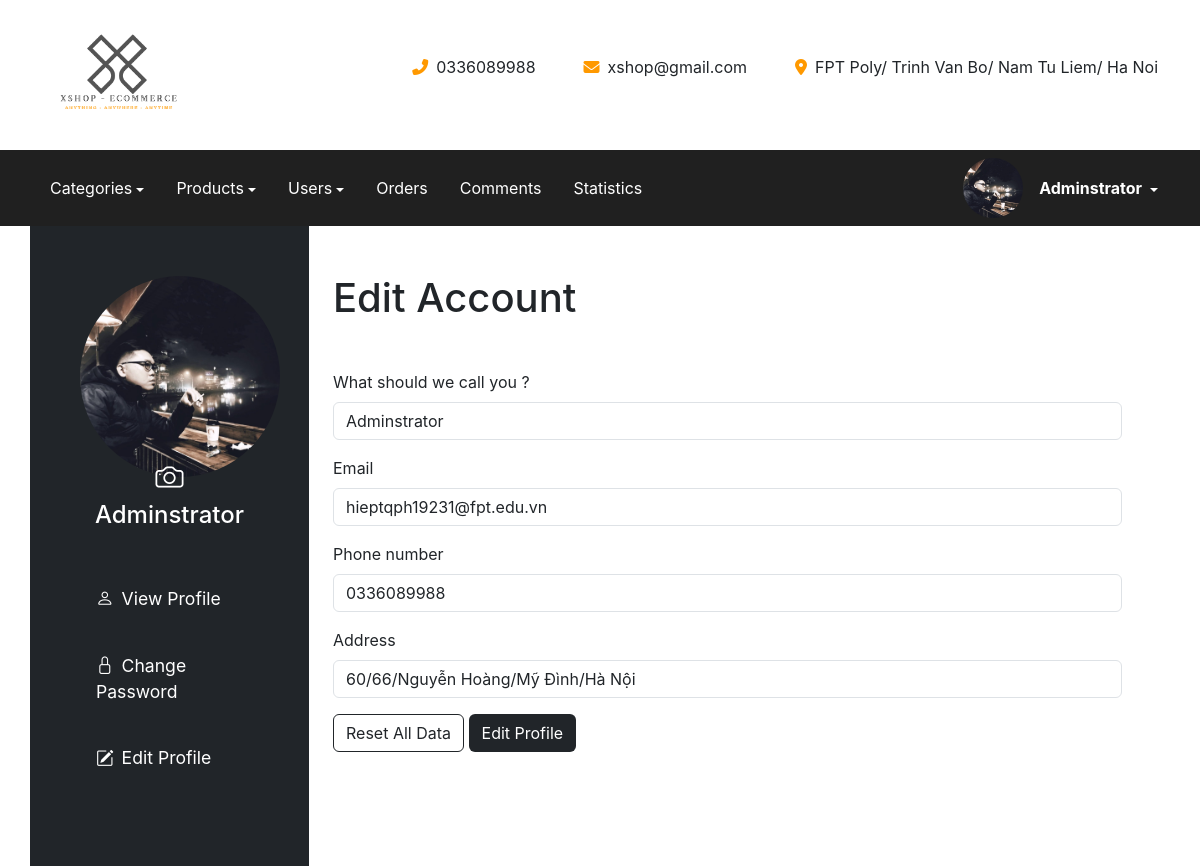
Page /admin/?page=admin-profile&act=edit-profile (signed in) on the committed database.
### tables this page shows
CREATE TABLE `users` (
  `user_id` varchar(20) NOT NULL,
  `user_password` varchar(20) NOT NULL,
  `user_name` varchar(20) NOT NULL,
  `email` varchar(100) NOT NULL,
  `address` text NOT NULL,
  `phone` varchar(10) NOT NULL,
  `avatar` varchar(999) NOT NULL DEFAULT 'default.jpg',
  `role_id` int(2) NOT NULL
);

### lib/execute_query.php (called while the page is built, shortened)
<?php
function get_db_connection()
{
    $connection = new mysqli("localhost", "root", "", "ecommerce");
    return $connection;
}
function select_single_record($sql)
{
    try {
        $connection = get_db_connection();
        $statement = $connection->prepare($sql);
        if ($statement->execute()) {
            $result = $statement->get_result();
            $data = $result->fetch_assoc();
            if (!is_null($data))  return $data;
        } else throw new Exception("SQL SELECT Syntax Error!");
    } catch (Exception $e) {
        echo "<span class='text-danger fw-bold'>Message: {$e->getMessage()}</span>";
    }
}

### admin/account-detail/edit-profile.php (the view, shortened to what this page needs)
<div class="container">
    <h1 class="mb-5">Edit Account</h1>
    <form action="" method="post">
        <div class="mb-3 ">
            <label for="username" class="form-label">What should we call you ?</label>
            <input type="text" name="username" id="username" class="form-control" value="<?php echo $userData['user_name'] ?>">
        </div>
        <div class="mb-3">
            <label for="email" class="form-label">Email</label>
            <input type="email" class="form-control" name="email" id="email" value=<?php echo $userData['email'] ?> aria-describedby="fileHelpId">
        </div>
        <div class="mb-3">
            <label for="phone" class="form-label">Phone number</label>
            <input type="text" min=0 class="form-control" name="phone" id="phone" aria-describedby="helpId" value=<?php echo $userData['phone'] ?>>
        </div>
        <div class="mb-3 ">
            <label for="address" class="form-label">Address</label>
            <input type="text" name="address" id="address" class="form-control" value="<?php echo $userData['address'] ?>">
        </div>
        <div class="mb-3">
            <button type="button" onclick="clearFormData()" class="btn bg-transparent text-dark border-dark">Reset All Data</button>
            <button type="submit" class="btn bg-dark text-white vertical-align-top" name="submit">Edit Profile</button>
        </div>
    </form>
</div>

### components/header-admin.php (shortened to what this page needs)
<div class="header-top">
    <div class="container d-flex justify-content-between align-items-center container-fluid">
        <a href="http://localhost:8080/ecommerce/admin/">
            <img src="../assets/img/Xshop-logo.png" alt="" class="logo img-fluid" style="max-width: 150px" />
        </a>
        <div class="header-contact">
            <ul class="d-flex justify-content-end gap-5">
                <li class="d-flex justify-content-center gap-2">
                    <span style="color: var(--secondary)"><i class="fas fa-phone-alt"></i></span>
                    <span>0336089988</span>
                </li>
                <li class="d-flex justify-content-center gap-2">
                    <span style="color: var(--secondary)"><i class="fas fa-envelope"></i></span>
                    <span>xshop@gmail.com</span>
                </li>
                <li class="d-flex justify-content-center gap-2">
                    <span style="color: var(--secondary)"><i class="fas fa-map-marker-alt"></i></span>
                    <span>FPT Poly/ Trinh Van Bo/ Nam Tu Liem/ Ha Noi</span>
                </li>
            </ul>
        </div>
    </div>
</div>
<div class="header-menu">
    <nav class="navbar navbar-expand-lg" style="background-color:var(--primary)">
        <div class="container">
            <div class="collapse navbar-collapse" id="navbarSupportedContent">
                <ul class="navbar-nav me-auto mb-2 mb-lg-0 d-flex justify-content-start gap-3">
                    <li class="nav-item dropdown">
                        <a class="nav-link dropdown-toggle" href="#" id="navbarDropdown" role="button" data-bs-toggle="dropdown" aria-expanded="false">Categories</a>
                    </li>
                    <li class="nav-item dropdown">
                        <a class="nav-link dropdown-toggle" href="#" id="navbarDropdown" role="button" data-bs-toggle="dropdown" aria-expanded="false">Products</a>
                    </li>
                    <li class="nav-item dropdown">
                        <a class="nav-link dropdown-toggle" href="?page=ad-user-list" id="navbarDropdown" role="button" data-bs-toggle="dropdown" aria-expanded="false">Users</a>
                    </li>
                    <li class="nav-item">
                        <a class="nav-link" href="?page=order-list&filterby=all">Orders</a>
                    </li>
                    <li class="nav-item">
                        <a class="nav-link" href="?page=comment-list">Comments</a>
                    </li>
                    <li class="nav-item">
                        <a class="nav-link" href="?page=statistic">Statistics</a>
                    </li>
                </ul>
                <div class="d-flex justify-content-end align-items-center gap-3">
                    <img src=<?php echo $ROOT_AVATAR  . $userData['avatar'] ?> alt="" class="rounded-circle" id="header-avatar" style="max-width:60px">
                    <li class="nav-item dropdown d-block">
                        <a class="nav-link dropdown-toggle align-middle fw-bold" href="" id="navbarDropdown" role="button" data-bs-toggle="dropdown" aria-expanded="false">
                            <?= (isset($_SESSION['user_name'])) ? $_SESSION['user_name'] : "" ?>
                        </a>
                    </li>
                </div>
            </div>
        </div>
    </nav>
</div>

### admin/admin-profile.php (shortened to what this page needs)
<div class="container row px-0">
    <aside class="col-3 bg-dark d-flex justify-content-start flex-column gap-5 position-sticky top-0" style="padding: 50px; height:80vh">
        <div>
            <form action="" method="POST" enctype="multipart/form-data" class="mb-5" onsubmit="loadImage(this)">
                <div class="position-relative w-100 mx-auto" style="">
                    <img src=<?= $ROOT_AVATAR . $userData['avatar'] ?> id="user-image" class="rounded-circle img-fluid d-block mx-auto" style="max-width:200px">
                    <button type="submit" name="change-avatar" class="position-absolute top-100 start-50 translate-middle text-white fs-3 bg-transparent border-0 "><i class="bi bi-camera"></i></button>
                </div>
                <h4 class="text-white text-center mt-4"><?= $userData['user_name'] ?></h4>
            </form>
            <div>
                <ul class="nav d-flex justify-content-start flex-column gap-4 p-0 m-0" style="font-size:1.1rem;list-style:none;">
                    <li class="nav-item text-white"><a href="?page=admin-profile&act=view-profile" class="nav-link "><i class="bi bi-person"></i><span class="ps-2">View Profile</span> </a></li>
                    <li class="nav-item text-white"><a href="?page=admin-profile&act=change-password" class="nav-link "><i class="bi bi-lock"></i><span class="ps-2">Change Password</span></a></li>
                    <li class="nav-item text-white"><a href="?page=admin-profile&act=edit-profile" class="nav-link "><i class="bi bi-pencil-square"></i><span class="ps-2">Edit Profile</span></a></li>
                </ul>
            </div>
        </div>
    </aside>
    <div class="col-9 py-5 bg-white">
        <?php
        if (isset($_GET['act'])) {
            switch ($_GET['act']) {
                case 'edit-profile':
                    require './account-detail/edit-profile.php';
                    break;
            }
        }
        ?>
    </div>
</div>

### styles/css/main.css (style rules this page uses)
html { scroll-behavior: initial; }
body { font-family: -apple-system, BlinkMacSystemFont, "Segoe UI", Roboto, Oxygen, Ubuntu, Cantarell, "Open Sans", "Helvetica Neue", sans-serif; }
:root { --primary: #202020; --secondary: #ff9900; --form-control-text: #858585; --form-submit-btn-border: #00ff19; --bg-primary: #494949; }
.header-menu .nav-link { color: #fff; }
.dropdown-toggle::after { vertical-align: middle; }

### admin/admin-profile.php (style rules this page uses)
.nav-link { color: #fff }

### rows in the picture
users: avatar (placeholder picture), user_name "Adminstrator", username "Adminstrator", email "hieptqph19231@fpt.edu.vn", phone "0336089988", address "60/66/Nguyễn Hoàng/Mỹ Đình/Hà Nội"

### other values in the picture
$_SESSION['user_name'] "Adminstrator"
